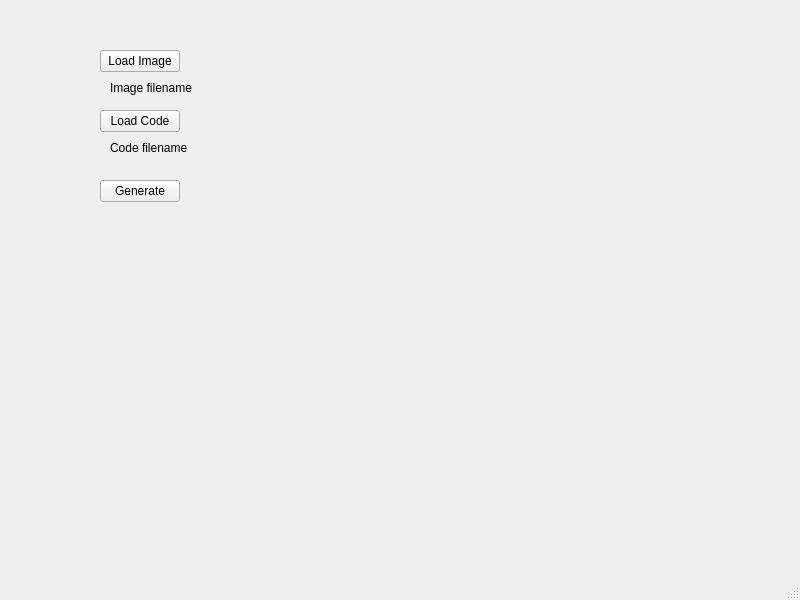
<?xml version="1.0" encoding="UTF-8"?>
<ui version="4.0">
 <class>DGCGMain</class>
 <widget class="QMainWindow" name="DGCGMain">
  <property name="geometry">
   <rect>
    <x>0</x>
    <y>0</y>
    <width>800</width>
    <height>600</height>
   </rect>
  </property>
  <property name="windowTitle">
   <string>DGCGMain</string>
  </property>
  <widget class="QWidget" name="centralwidget">
   <widget class="QPushButton" name="pbLoadImage">
    <property name="geometry">
     <rect>
      <x>100</x>
      <y>50</y>
      <width>80</width>
      <height>22</height>
     </rect>
    </property>
    <property name="text">
     <string>Load Image</string>
    </property>
   </widget>
   <widget class="QLabel" name="labelImageFilename">
    <property name="enabled">
     <bool>true</bool>
    </property>
    <property name="geometry">
     <rect>
      <x>110</x>
      <y>80</y>
      <width>491</width>
      <height>16</height>
     </rect>
    </property>
    <property name="text">
     <string>Image filename</string>
    </property>
   </widget>
   <widget class="QPushButton" name="pbLoadCode">
    <property name="geometry">
     <rect>
      <x>100</x>
      <y>110</y>
      <width>80</width>
      <height>22</height>
     </rect>
    </property>
    <property name="text">
     <string>Load Code</string>
    </property>
   </widget>
   <widget class="QLabel" name="labelCodeFilename">
    <property name="geometry">
     <rect>
      <x>110</x>
      <y>140</y>
      <width>391</width>
      <height>16</height>
     </rect>
    </property>
    <property name="text">
     <string>Code filename</string>
    </property>
   </widget>
   <widget class="QPushButton" name="pbGenerate">
    <property name="geometry">
     <rect>
      <x>100</x>
      <y>180</y>
      <width>80</width>
      <height>22</height>
     </rect>
    </property>
    <property name="text">
     <string>Generate</string>
    </property>
   </widget>
  </widget>
  <widget class="QMenuBar" name="menubar">
   <property name="geometry">
    <rect>
     <x>0</x>
     <y>0</y>
     <width>800</width>
     <height>19</height>
    </rect>
   </property>
  </widget>
  <widget class="QStatusBar" name="statusbar"/>
 </widget>
 <resources/>
 <connections/>
</ui>
